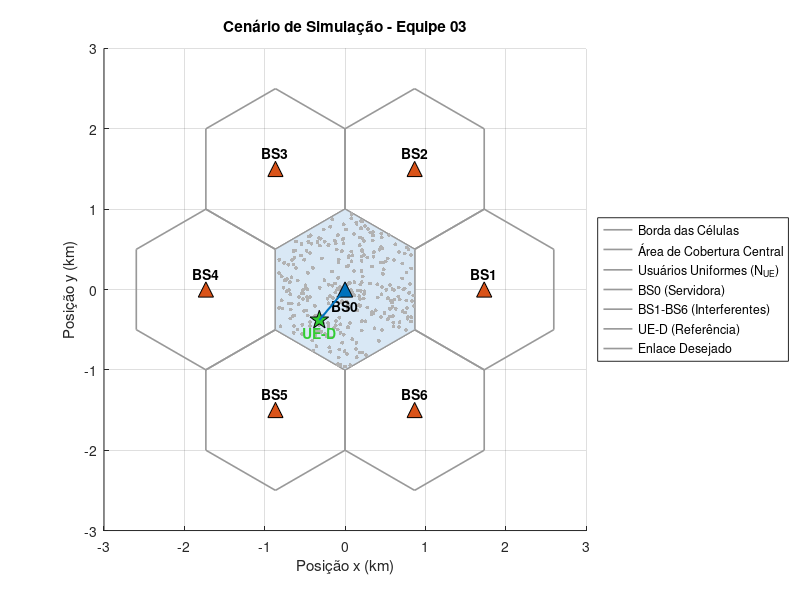

Source code (MATLAB): (Note: this script raises an error after producing the figure.)
% =========================================================================
% APII - Simulação de Comunicações Móveis I
% Equipe 03 | Matrícula Responsável: 603573
% MATHEUS MARCELO COSTA DE SOUZA | DIOGO DE OLIVEIRA SOARES 
% ERIK RAY BARBOSA FALCÃO | ICARO RYAN BARBOSA FALCÃO
% =========================================================================

% Limpeza do ambiente
clear; clc; close all;

% Configuração da semente de números aleatórios
matricula = 603573;
rng(matricula);

% =========================================================================
% Parâmetros do Sistema
% =========================================================================

% -------------------------------------------------------------------------
% Parâmetros Individuais - Tabela 3 (Dígito final 3)
% -------------------------------------------------------------------------
n_PL = 3.0;              % Expoente de perda de percurso (adimensional)
sigma_sh_dB = 8;         % Desvio padrão do sombreamento log-normal (dB)
N_I = 4;                 % Número de interferentes ativos co-canal
fator_reuso = 3;         % Fator de reuso de frequência
ue_ref = 'UE-D';         % Usuário de referência atribuído à equipe

% -------------------------------------------------------------------------
% Parâmetros Fixos - Tabela 2
% -------------------------------------------------------------------------
P_tx_dBm = 40;           % Potência de transmissão da Estação Base (dBm)
PL_0_dB = 30;            % Perda de referência (dB)
d_0_m = 1;               % Distância de referência (metros)
d_0_km = d_0_m / 1000;   % Distância de referência convertida para (km)
B_Hz = 10e6;             % Largura de banda (10 MHz convertido para Hz)
N0_dBm_Hz = -174;        % Densidade espectral de ruído térmico (dBm/Hz)
NF_dB = 7;               % Figura de ruído do receptor (dB)

% =========================================================================
% ITEM 1: Definição e Plotagem do Cenário (Grade Hexagonal e Usuários)
% =========================================================================

% Parâmetros Geométricos Básicos
R = 1;                  % Raio da célula em km (inferido da Figura 1)
D = sqrt(3) * R;        % Distância inter-site (entre centros das células)

% -------------------------------------------------------------------------
% 1. Posicionamento das Estações Base (BS0 a BS6)
% -------------------------------------------------------------------------
% BS0 está na origem. As demais formam um anel ao redor.
angulos_BS = (0:5) * (pi/3); % [0, 60, 120, 180, 240, 300] em radianos
BS_x = [0, D * cos(angulos_BS)]; 
BS_y = [0, D * sin(angulos_BS)];

% -------------------------------------------------------------------------
% 2. Geometria da Grade Hexagonal (Para plotagem e limites)
% -------------------------------------------------------------------------
% Definindo os vértices de um hexágono com "topo pontiagudo" centrado na origem
angulos_hex = (pi/6) : (pi/3) : (2*pi + pi/6);
hex_base_x = R * cos(angulos_hex);
hex_base_y = R * sin(angulos_hex);

% -------------------------------------------------------------------------
% 3. Distribuição Uniforme de Usuários (N_UE) na Área de Cobertura
% -------------------------------------------------------------------------
N_UE = 300; % Quantidade de usuários para visualização no Item 1 
UE_x = zeros(1, N_UE);
UE_y = zeros(1, N_UE);

% Espalhando uniformemente dentro da célula central (BS0) usando Rejeição
cont_ue = 1;
while cont_ue <= N_UE
    % Gera pontos aleatórios num quadrado que circunscreve o hexágono
    px = (rand() - 0.5) * 2 * R;
    py = (rand() - 0.5) * 2 * R;
    
    % Se o ponto gerado cair dentro dos limites do hexágono, nós o salvamos
    if inpolygon(px, py, hex_base_x, hex_base_y)
        UE_x(cont_ue) = px;
        UE_y(cont_ue) = py;
        cont_ue = cont_ue + 1;
    end
end

% Coordenadas exatas do seu Usuário de Referência (UE-D) extraídas da Tabela 1
UE_D_x = -0.32; 
UE_D_y = -0.38;

% -------------------------------------------------------------------------
% 4. Plotagem Completa do Cenário
% -------------------------------------------------------------------------
figure; hold on; grid on; axis equal;
axis([-3 3 -3 3]);
xlabel('Posição x (km)');
ylabel('Posição y (km)');
title('Cenário de Simulação - Equipe 03');

% Desenha a grade hexagonal de todas as 7 células
for i = 1:7
    plot(BS_x(i) + hex_base_x, BS_y(i) + hex_base_y, '-', 'Color', [0.6 0.6 0.6], 'LineWidth', 1.2);
end

% Preenche a célula central com azul claro para destacar a área de cobertura
fill(hex_base_x, hex_base_y, [0.8509 0.9098 0.9608], 'EdgeColor', [0.6 0.6 0.6]);

% Plota a nuvem de usuários uniformes (pontos pequenos e cinzas)
scatter(UE_x, UE_y, 8, [0.7 0.7 0.7], 'filled', 'MarkerEdgeAlpha', 0.5); 

% Plota as Estações Base
scatter(BS_x(1), BS_y(1), 120, '^', 'filled', 'MarkerFaceColor', [0 0.447 0.741], 'MarkerEdgeColor', 'k'); % BS0
scatter(BS_x(2:end), BS_y(2:end), 120, '^', 'filled', 'MarkerFaceColor', [0.85 0.325 0.098], 'MarkerEdgeColor', 'k'); % BS1-6

% Plota o seu Usuário de Referência UE-D (Estrela grande e verde)
plot(UE_D_x, UE_D_y, 'p', 'MarkerSize', 14, 'MarkerFaceColor', [0.2 0.8 0.2], 'MarkerEdgeColor', 'k');

% Rótulos de Texto
text(BS_x(1), BS_y(1) - 0.2, 'BS0', 'HorizontalAlignment', 'center', 'FontWeight', 'bold');
for i = 2:7
    text(BS_x(i), BS_y(i) + 0.2, sprintf('BS%d', i-1), 'HorizontalAlignment', 'center', 'FontWeight', 'bold');
end
text(UE_D_x, UE_D_y - 0.15, 'UE-D', 'HorizontalAlignment', 'center', 'FontWeight', 'bold', 'Color', [0.2 0.8 0.2]);

% Traça o enlace desejado (BS0 -> UE-D)
plot([BS_x(1), UE_D_x], [BS_y(1), UE_D_y], '-', 'Color', [0 0.447 0.741], 'LineWidth', 1.5);

legend('Borda das Células', 'Área de Cobertura Central', 'Usuários Uniformes (N_{UE})', ...
       'BS0 (Servidora)', 'BS1-BS6 (Interferentes)', 'UE-D (Referência)', 'Enlace Desejado', ...
       'Location', 'eastoutside');
hold off;



% =========================================================================
% ITEM 2: Perda de Percurso (Path Loss) para TODOS os pares Tx/Rx
% =========================================================================

% 1. Alocação de memória para as matrizes [7 BSs x N_UE usuários]
dist_BS_UE_km = zeros(7, N_UE);
PL_BS_UE_dB   = zeros(7, N_UE);

% 2. Cálculo em massa para a nuvem de usuários (N_UE)
for b = 1:7
    % Distância da Estação Base 'b' para todos os usuários simultaneamente
    dist_BS_UE_km(b, :) = sqrt((UE_x - BS_x(b)).^2 + (UE_y - BS_y(b)).^2);
    
    % Chamada da função para calcular o Path Loss (vetorizado)
    PL_BS_UE_dB(b, :) = calcula_path_loss(dist_BS_UE_km(b, :), d_0_km, PL_0_dB, n_PL);
end

% 3. Cálculo para o Usuário de Referência (UE-D) contra todas as 7 BSs
dist_BS_UED_km = zeros(7, 1);
PL_BS_UED_dB   = zeros(7, 1);

for b = 1:7
    dist_BS_UED_km(b) = sqrt((UE_D_x - BS_x(b))^2 + (UE_D_y - BS_y(b))^2);
    PL_BS_UED_dB(b)   = calcula_path_loss(dist_BS_UED_km(b), d_0_km, PL_0_dB, n_PL);
end

% 4. Validação contra o valor calculado manualmente (Prova Real)
fprintf('\n===================================================\n');
fprintf('ITEM 2: CÁLCULO E VALIDAÇÃO DA PERDA DE PERCURSO\n');
fprintf('===================================================\n');
fprintf('Malha processada: %d enlaces Tx/Rx calculados.\n\n', 7 * N_UE);
fprintf('--- PROVA REAL DA FUNÇÃO (Baseado no UE-D) ---\n');
fprintf('Par Tx/Rx                : BS0 -> UE-D\n');
fprintf('Distância Simulada (d)   : %.4f km\n', dist_BS_UED_km(1));
fprintf('Path Loss Simulado (PL)  : %.2f dB\n', PL_BS_UED_dB(1));
fprintf('===================================================\n\n');


% =========================================================================
% ITEM 3: Sombreamento Log-Normal (Shadowing) e Validação Estatística
% =========================================================================

% 1. Geração do Sombreamento
% Gera matriz de sombreamento para todas as 7 BSs e a nuvem de N_UE usuários
sh_BS_UE_dB = gera_sombreamento(sigma_sh_dB, 7, N_UE);

% Gera o sombreamento para o seu usuário de referência (UE-D)
sh_BS_UED_dB = gera_sombreamento(sigma_sh_dB, 7, 1);

% 2. Verificação Empírica vs Teórica (Plotagem)
% Para a estatística fazer sentido, pegamos todos os valores gerados na
% matriz sh_BS_UE_dB (7 x 300) e transformamos em um único vetor (2100 amostras)
amostras_sh = sh_BS_UE_dB(:);

figure; hold on; grid on;
title('Item 3: Verificação do Sombreamento Log-Normal (escala em dB)');
xlabel('Atenuação de Sombreamento (dB)');
ylabel('Densidade de Probabilidade (PDF)');

% Plotagem Empírica: Histograma dos dados simulados (normalizado para PDF)
histogram(amostras_sh, 'Normalization', 'pdf', 'FaceColor', [0.7 0.7 0.7], 'EdgeColor', 'w');

% Plotagem Teórica: Curva da Função Densidade de Probabilidade (PDF) Gaussiana
% Criamos um eixo X teórico varrendo do menor ao maior valor gerado
x_teorico = linspace(min(amostras_sh) - 5, max(amostras_sh) + 5, 200);

% Aplicação da equação matemática da PDF Normal (média 0, desvio sigma_sh_dB)
pdf_teorica = (1 / (sigma_sh_dB * sqrt(2*pi))) * exp(-(x_teorico.^2) / (2 * sigma_sh_dB^2));

% Plota a curva teórica por cima do histograma
plot(x_teorico, pdf_teorica, 'LineWidth', 2.5, 'Color', [0.85 0.325 0.098]);

legend('Distribuição Empírica (Simulação)', 'Distribuição Teórica (Equação Matemática)', 'Location', 'best');
hold off;

% 3. Imprime uma validação rápida no console para o UE-D
fprintf('ITEM 3: GERAÇÃO DE SOMBREAMENTO CONCLUÍDA\n');
fprintf('Amostras geradas e validadas: %d\n', length(amostras_sh));
fprintf('Sombreamento gerado para BS0 -> UE-D: %.2f dB\n', sh_BS_UED_dB(1));
fprintf('===================================================\n\n');



% =========================================================================
% ITEM 4: Desvanecimento Rápido (Rayleigh Fading) e Validação Estatística
% =========================================================================

% 1. Geração do Canal para Validação (Amostragem grande)
N_amostras_fading = 100000;
h_fading = gera_fast_fading(1, N_amostras_fading);

% 2. Extração das Métricas Empíricas
envelope_empirico = abs(h_fading);       % Magnitude |h|
potencia_empirica = abs(h_fading).^2;    % Potência |h|^2

% ==================== PLOTAGEM A: ENVELOPE |h| ====================
figure; 
subplot(1, 2, 1); hold on; grid on;
title('Desvanecimento: Envelope |h| (Rayleigh)');
xlabel('Amplitude'); ylabel('PDF');

% Empírico: Histograma normalizado
histogram(envelope_empirico, 'Normalization', 'pdf', 'FaceColor', [0.7 0.7 0.7], 'EdgeColor', 'w');

% Teórico: PDF da Distribuição de Rayleigh (sigma = sqrt(0.5))
x_ray = linspace(0, max(envelope_empirico), 100);
sigma_ray = sqrt(0.5);
pdf_ray_teorica = (x_ray / sigma_ray^2) .* exp(-(x_ray.^2) / (2 * sigma_ray^2));
plot(x_ray, pdf_ray_teorica, 'LineWidth', 2.5, 'Color', [0 0.447 0.741]);

legend('Empírica (Simulada)', 'Teórica (Rayleigh)', 'Location', 'best');

% ==================== PLOTAGEM B: POTÊNCIA |h|^2 ====================
subplot(1, 2, 2); hold on; grid on;
title('Desvanecimento: Potência |h|^2 (Exponencial)');
xlabel('Potência (Linear)'); ylabel('PDF');

% Empírico: Histograma normalizado
histogram(potencia_empirica, 'Normalization', 'pdf', 'FaceColor', [0.7 0.7 0.7], 'EdgeColor', 'w');

% Teórico: PDF da Distribuição Exponencial (média = 1)
x_exp = linspace(0, max(potencia_empirica), 100);
pdf_exp_teorica = exp(-x_exp);
plot(x_exp, pdf_exp_teorica, 'LineWidth', 2.5, 'Color', [0.85 0.325 0.098]);

legend('Empírica (Simulada)', 'Teórica (Exponencial)', 'Location', 'best');
sgtitle('Item 4: Validação do Desvanecimento Rápido (Fast Fading)');

% 3. Imprime a validação de potência no console
fprintf('ITEM 4: GERAÇÃO DE DESVANECIMENTO RÁPIDO\n');
fprintf('Distribuição Escolhida : Rayleigh\n');
fprintf('Potência Média Teórica : 1.0000\n');
fprintf('Potência Média Simulada: %.4f\n', mean(potencia_empirica));
fprintf('===================================================\n\n');


% =========================================================================
% ITEM 5: Ilustracao das Componentes do Canal
% =========================================================================

% 1. Configuração do Percurso Linear (Vetor de Distância)
% Gerando um percurso de 1 a 1000 metros (passos de 1m) para a simulação do canal
d = 1:1:1000; 
N_amostras = length(d);

% -------------------------------------------------------------------------
% Componente 1: Perda de Percurso (Path Loss - Tendência Média)
% -------------------------------------------------------------------------
% Aplicação da Eq. (1)
PL = PL_0_dB + 10 * n_PL * log10(d / d_0_m);
P_rx_avg = P_tx_dBm - PL; % Potência média recebida (apenas perda de percurso)

% -------------------------------------------------------------------------
% Componente 2: Sombreamento Log-Normal (Variação Lenta Correlacionada)
% -------------------------------------------------------------------------
% Para que seja visualmente identificável como uma variação "lenta",
% aplica-se o Modelo de Correlação Espacial de Gudmundson.
delta_d = 1;      % Espaçamento entre as amostras (1 metro)
d_cor = 50;       % Distância de correlação típica urbana (50 metros)
rho = exp(-delta_d / d_cor); % Fator de correlação entre amostras adjacentes

% Inicialização do vetor de sombreamento
X_sigma = zeros(1, N_amostras);

% Amostra inicial gerada a partir da distribuição normal com desvio da main (sigma_sh_dB)
X_sigma(1) = sigma_sh_dB * randn(); 

% Processo autoregressivo de primeira ordem (AR-1) para impor a correlação espacial
for k = 2:N_amostras
    X_sigma(k) = rho * X_sigma(k-1) + sqrt(1 - rho^2) * sigma_sh_dB * randn();
end

% Potência de larga escala (Atenuação Média + Obstáculos)
P_rx_large_scale = P_rx_avg - X_sigma; 

% -------------------------------------------------------------------------
% Componente 3: Desvanecimento Rápido (Fast Fading Rayleigh - Pequena Escala)
% -------------------------------------------------------------------------
% Gerando componentes em fase (I) e quadratura (Q) independentes, Eq. (4)
h_I = randn(1, N_amostras) / sqrt(2);
h_Q = randn(1, N_amostras) / sqrt(2);
h_mag = sqrt(h_I.^2 + h_Q.^2); % Envelope Rayleigh
h_power = h_mag.^2;            % Ganho de potência instantânea (Exponencial)

% Potência Total Recebida (Combinando as 3 camadas do canal), Eq. (5)
P_rx_total = P_rx_large_scale + 10 * log10(h_power);

% -------------------------------------------------------------------------
% Geração do Gráfico Qualitativo (Figure 1)
% -------------------------------------------------------------------------
figure;
plot(d, P_rx_total, 'Color', [0.5 0.5 0.5], 'LineWidth', 0.8); hold on;
plot(d, P_rx_large_scale, 'b', 'LineWidth', 1.8);
plot(d, P_rx_avg, 'r', 'LineWidth', 2.2);
hold off;

% Formatação e Identificação Visual Exigida no PDF
grid on;
title(sprintf('Ilustração Qualitativa das Componentes do Canal (Matrícula Final 3: n = %.1f, \\sigma_{sh} = %d dB)', n_PL, sigma_sh_dB));
xlabel('Distância entre Transmissor e Receptor (m)');
ylabel('Potência Recebida (dBm)');
legend('Sinal Total (Path Loss + Sombreamento + Desvanecimento Rápido)', ...
       'Larga Escala (Path Loss + Sombreamento)', ...
       'Tendência Média (Apenas Path Loss)', ...
       'Location', 'southwest');

% Ajuste de limites para melhor visualização
xlim([0 1000]);
ylim([min(P_rx_total)-5, max(P_rx_total)+5]);


% =========================================================================
% ITEM 6: Calculo da Potencia
% =========================================================================

% Geração da matriz de desvanencimento:
h_fading_matriz = gera_fast_fading(7, N_UE);

P_rx_linear = calcula_potencia_rx(P_tx_dBm, PL_BS_UE_dB, sh_BS_UE_dB, h_fading_matriz);

% =========================================================================
% ITEM 7: Cálculo da SINR
% =========================================================================

% Cálculo do Ruído:
N0_linear = 10^((N0_dBm_Hz + NF_dB) / 10); 
P_ruido = N0_linear * B_Hz;

[SINR_lin, SINR_dB_vetor] = calcula_sinr(P_rx_linear, P_ruido, N_I);

% PRINT
fprintf('ITEM 7: Cálculo da SINR\n');
fprintf('SINR média: %.2f dB\n', mean(SINR_dB_vetor));

% =========================================================================
% ITEM 8: Cálculo da taxa de transmiss˜ao
% =========================================================================
Taxa_Mbps_vetor = calcula_taxa(SINR_lin, B_Hz);

% PRINT
fprintf('ITEM 8: Cálculo da da taxa de transmiss˜ao\n');
fprintf('Taxa média: %.2f Mbps\n', mean(Taxa_Mbps_vetor));


% =========================================================================
% ITEM 9: Simulação em Larga Escala (Monte Carlo)
% =========================================================================
% Repete-se o cenário (Itens 2 a 8) para um número muito maior de
% realizações de usuários e de canal, de forma a obter estatísticas
% (CDFs) confiáveis para a SINR e para a taxa de transmissão.

N_MC = 20000; % Número de "drops" de usuários simulados (Monte Carlo)

% -------------------------------------------------------------------------
% 1. Geração vetorizada de N_MC usuários uniformes na célula central (BS0)
% -------------------------------------------------------------------------
% A área do hexágono corresponde a aproximadamente 90,7% da área do
% quadrado que o circunscreve. Geramos candidatos em lotes (em vez de um
% a um) para acelerar a rejeição, mantendo o mesmo método usado no Item 1.
MC_UE_x = zeros(1, N_MC);
MC_UE_y = zeros(1, N_MC);

cont_mc = 0;
while cont_mc < N_MC
    n_falta = N_MC - cont_mc;
    n_lote  = ceil(n_falta / 0.85); % margem de segurança sobre a razão de área

    px = (rand(1, n_lote) - 0.5) * 2 * R;
    py = (rand(1, n_lote) - 0.5) * 2 * R;

    dentro = inpolygon(px, py, hex_base_x, hex_base_y);
    px = px(dentro);
    py = py(dentro);

    n_aceitos = min(length(px), n_falta);
    MC_UE_x(cont_mc + 1 : cont_mc + n_aceitos) = px(1:n_aceitos);
    MC_UE_y(cont_mc + 1 : cont_mc + n_aceitos) = py(1:n_aceitos);
    cont_mc = cont_mc + n_aceitos;
end

% -------------------------------------------------------------------------
% 2. Perda de percurso para os N_MC usuários, contra as 7 BSs
% -------------------------------------------------------------------------
dist_MC_km = zeros(7, N_MC);
PL_MC_dB   = zeros(7, N_MC);

for b = 1:7
    dist_MC_km(b, :) = sqrt((MC_UE_x - BS_x(b)).^2 + (MC_UE_y - BS_y(b)).^2);
    PL_MC_dB(b, :)   = calcula_path_loss(dist_MC_km(b, :), d_0_km, PL_0_dB, n_PL);
end

% -------------------------------------------------------------------------
% 3. Sombreamento e desvanecimento rápido i.i.d. para cada realização
% -------------------------------------------------------------------------
sh_MC_dB    = gera_sombreamento(sigma_sh_dB, 7, N_MC);
h_MC_fading = gera_fast_fading(7, N_MC);

% -------------------------------------------------------------------------
% 4. Potência recebida, SINR e taxa de transmissão para os N_MC usuários
% -------------------------------------------------------------------------
P_rx_MC_linear = calcula_potencia_rx(P_tx_dBm, PL_MC_dB, sh_MC_dB, h_MC_fading);
[SINR_MC_lin, SINR_MC_dB] = calcula_sinr(P_rx_MC_linear, P_ruido, N_I);
Taxa_MC_Mbps = calcula_taxa(SINR_MC_lin, B_Hz);

fprintf('\n===================================================\n');
fprintf('ITEM 9: SIMULAÇÃO EM LARGA ESCALA (MONTE CARLO)\n');
fprintf('===================================================\n');
fprintf('Realizações simuladas (N_MC): %d usuários\n', N_MC);
fprintf('SINR média simulada  : %.2f dB\n', mean(SINR_MC_dB));
fprintf('Taxa média simulada  : %.2f Mbps\n', mean(Taxa_MC_Mbps));
fprintf('===================================================\n\n');


% =========================================================================
% ITEM 10: Geração das CDFs
% =========================================================================
% CDF empírica da SINR (dB) e da taxa de transmissão (Mbps), obtidas a
% partir de todos os N_MC usuários simulados no Item 9.

[x_SINR_cdf, F_SINR_cdf] = calcula_cdf_empirica(SINR_MC_dB);
[x_Taxa_cdf, F_Taxa_cdf] = calcula_cdf_empirica(Taxa_MC_Mbps);

figure;

subplot(1, 2, 1); hold on; grid on;
plot(x_SINR_cdf, F_SINR_cdf, 'LineWidth', 2, 'Color', [0 0.447 0.741]);
xlabel('SINR (dB)');
ylabel('CDF F(x)');
title('CDF Empírica da SINR');

subplot(1, 2, 2); hold on; grid on;
plot(x_Taxa_cdf, F_Taxa_cdf, 'LineWidth', 2, 'Color', [0.85 0.325 0.098]);
xlabel('Taxa de Transmissão (Mbps)');
ylabel('CDF F(x)');
title('CDF Empírica da Taxa de Transmissão');

sgtitle(sprintf('Item 10: CDFs Empíricas (N_{MC} = %d usuários)', N_MC));

fprintf('ITEM 10: GERAÇÃO DAS CDFs CONCLUÍDA\n');
fprintf('P(SINR <= 0 dB)         : %.2f%%\n', 100 * mean(SINR_MC_dB <= 0));
fprintf('Taxa mediana (50%%)      : %.2f Mbps\n', median(Taxa_MC_Mbps));
fprintf('===================================================\n\n');


% =========================================================================
% ITEM 11: Análise de Sensibilidade
% =========================================================================
% Repetimos a simulação de larga escala variando dois parâmetros do
% sistema (sigma_sh e N_I), mantendo os demais fixos e reaproveitando as
% mesmas posições de usuários (MC_UE_x, MC_UE_y) e, portanto, o mesmo
% Path Loss (PL_MC_dB) do Item 9. Isso isola o efeito de cada parâmetro
% sobre as CDFs, sem misturar variações de geometria.

% -------------------------------------------------------------------------
% Análise 1: Variação do desvio padrão do sombreamento (sigma_sh)
% -------------------------------------------------------------------------
vetor_sigma_sh = [4, 8, 12]; % dB (baixo, nominal da equipe, alto)
cores_sigma = {[0 0.447 0.741], [0.85 0.325 0.098], [0.466 0.674 0.188]};

figure; hold on; grid on;
for k = 1:length(vetor_sigma_sh)
    sigma_atual = vetor_sigma_sh(k);

    sh_temp  = gera_sombreamento(sigma_atual, 7, N_MC);
    h_temp   = gera_fast_fading(7, N_MC);
    Prx_temp = calcula_potencia_rx(P_tx_dBm, PL_MC_dB, sh_temp, h_temp);
    [~, SINR_temp_dB] = calcula_sinr(Prx_temp, P_ruido, N_I);

    [x_temp, F_temp] = calcula_cdf_empirica(SINR_temp_dB);
    plot(x_temp, F_temp, 'LineWidth', 2, 'Color', cores_sigma{k}, ...
        'DisplayName', sprintf('\\sigma_{sh} = %d dB', sigma_atual));
end
xlabel('SINR (dB)');
ylabel('CDF F(x)');
title('Item 11: Sensibilidade da CDF de SINR ao Sombreamento (\sigma_{sh})');
legend('Location', 'southeast');
hold off;

% -------------------------------------------------------------------------
% Análise 2: Variação do número de interferentes ativos (N_I)
% -------------------------------------------------------------------------
% Aqui reaproveitamos diretamente P_rx_MC_linear (Item 9), pois apenas a
% forma de somar a interferência muda, não a potência recebida em si.
vetor_N_I = [1, 2, 4, 6];
cores_NI = {[0 0.447 0.741], [0.85 0.325 0.098], [0.466 0.674 0.188], [0.494 0.184 0.556]};

figure; hold on; grid on;
for k = 1:length(vetor_N_I)
    NI_atual = vetor_N_I(k);

    [~, SINR_temp_dB] = calcula_sinr(P_rx_MC_linear, P_ruido, NI_atual);
    [x_temp, F_temp] = calcula_cdf_empirica(SINR_temp_dB);

    plot(x_temp, F_temp, 'LineWidth', 2, 'Color', cores_NI{k}, ...
        'DisplayName', sprintf('N_I = %d', NI_atual));
end
xlabel('SINR (dB)');
ylabel('CDF F(x)');
title('Item 11: Sensibilidade da CDF de SINR ao Número de Interferentes (N_I)');
legend('Location', 'southeast');
hold off;

fprintf('ITEM 11: ANÁLISE DE SENSIBILIDADE CONCLUÍDA\n');
fprintf('Parâmetros variados: sigma_sh (sombreamento) e N_I (interferentes)\n');
fprintf('Tendência esperada 1: sigma_sh maior -> CDF mais espalhada (maior\n');
fprintf('  variância da SINR), com cauda inferior mais pesada (mais usuários\n');
fprintf('  em outage), embora a média em dB pouco se altere.\n');
fprintf('Tendência esperada 2: N_I maior -> mais potência interferente somada\n');
fprintf('  -> CDF da SINR desloca-se para a esquerda (piora), reduzindo a\n');
fprintf('  taxa de transmissão de forma sistemática.\n');
fprintf('===================================================\n\n');


% =========================================================================
% ITEM 12 (QUESTÃO DESAFIO): Controle de Potência Fracionário
% =========================================================================
% Refaz a simulação completa de larga escala (Item 9) introduzindo um
% esquema de controle de potência fracionário (FPC), no qual a potência
% de transmissão de cada enlace compensa PARCIALMENTE a perda de percurso
% (ver calcula_controle_potencia.m). Reaproveitamos EXATAMENTE as mesmas
% posições de usuários (MC_UE_x, MC_UE_y), o mesmo Path Loss (PL_MC_dB) e
% as mesmas realizações de sombreamento (sh_MC_dB) e desvanecimento
% rápido (h_MC_fading) do Item 9, de forma a isolar unicamente o efeito
% do controle de potência (comparação "com" vs "sem" pareada/justa).

% -------------------------------------------------------------------------
% 1. Parâmetros do controle de potência fracionário
% -------------------------------------------------------------------------
P_max_dBm = P_tx_dBm;      % Potência máxima de transmissão (40 dBm, igual ao cenário original)
P_min_dBm = P_max_dBm - 20; % Potência mínima de transmissão (assumida: 20 dB de faixa dinâmica)
alpha_PC  = 0.6;            % Fator de compensação fracionário (0 = sem controle, 1 = compensação total)

% Perdas de percurso de referência que definem a faixa de normalização:
% PL_min_ref -> perda de percurso bem próximo da BS (distância d0)
% PL_max_ref -> perda de percurso na borda da célula (distância R)
PL_min_ref_dB = calcula_path_loss(d_0_km, d_0_km, PL_0_dB, n_PL);
PL_max_ref_dB = calcula_path_loss(R,      d_0_km, PL_0_dB, n_PL);

% -------------------------------------------------------------------------
% 2. Potência de transmissão controlada para cada enlace (7 BSs x N_MC)
% -------------------------------------------------------------------------
P_tx_PC_dB_MC = calcula_controle_potencia(PL_MC_dB, alpha_PC, P_max_dBm, P_min_dBm, ...
                                           PL_min_ref_dB, PL_max_ref_dB);

% -------------------------------------------------------------------------
% 3. Potência recebida, SINR e taxa de transmissão -- CENÁRIO COM CONTROLE
% -------------------------------------------------------------------------
P_rx_PC_MC_linear = calcula_potencia_rx(P_tx_PC_dB_MC, PL_MC_dB, sh_MC_dB, h_MC_fading);
[SINR_PC_MC_lin, SINR_PC_MC_dB] = calcula_sinr(P_rx_PC_MC_linear, P_ruido, N_I);
Taxa_PC_MC_Mbps = calcula_taxa(SINR_PC_MC_lin, B_Hz);

% -------------------------------------------------------------------------
% 4. CDFs empíricas: SEM controle (Item 9/10) vs. COM controle
% -------------------------------------------------------------------------
[x_SINR_PC_cdf, F_SINR_PC_cdf] = calcula_cdf_empirica(SINR_PC_MC_dB);
[x_Taxa_PC_cdf, F_Taxa_PC_cdf] = calcula_cdf_empirica(Taxa_PC_MC_Mbps);

figure;

subplot(1, 2, 1); hold on; grid on;
plot(x_SINR_cdf,    F_SINR_cdf,    'LineWidth', 2, 'Color', [0.6 0.6 0.6], 'DisplayName', 'Sem controle de potência');
plot(x_SINR_PC_cdf, F_SINR_PC_cdf, 'LineWidth', 2, 'Color', [0.85 0.325 0.098], 'DisplayName', sprintf('Com controle (\\alpha = %.1f)', alpha_PC));
xlabel('SINR (dB)');
ylabel('CDF F(x)');
title('CDF da SINR: Com vs. Sem Controle de Potência');
legend('Location', 'southeast');
hold off;

subplot(1, 2, 2); hold on; grid on;
plot(x_Taxa_cdf,    F_Taxa_cdf,    'LineWidth', 2, 'Color', [0.6 0.6 0.6], 'DisplayName', 'Sem controle de potência');
plot(x_Taxa_PC_cdf, F_Taxa_PC_cdf, 'LineWidth', 2, 'Color', [0 0.447 0.741], 'DisplayName', sprintf('Com controle (\\alpha = %.1f)', alpha_PC));
xlabel('Taxa de Transmissão (Mbps)');
ylabel('CDF F(x)');
title('CDF da Taxa: Com vs. Sem Controle de Potência');
legend('Location', 'southeast');
hold off;

sgtitle(sprintf('Item 12 (Desafio): Efeito do Controle de Potência Fracionário (\\alpha = %.1f, N_{MC} = %d)', alpha_PC, N_MC));

% -------------------------------------------------------------------------
% 5. Gráfico de apoio: potência de transmissão aplicada vs. distância
%    (evidencia visualmente a lógica do controle fracionário: usuários
%    próximos da BS transmitem menos, usuários de borda seguem em P_max)
% -------------------------------------------------------------------------
figure; hold on; grid on;
scatter(dist_MC_km(1, :), P_tx_PC_dB_MC(1, :), 6, [0.2 0.4 0.8], 'filled', 'MarkerFaceAlpha', 0.25);
yline(P_max_dBm, '--', 'Color', [0.6 0.6 0.6], 'LineWidth', 1.5, 'DisplayName', 'P_{max} (sem controle)');
xlabel('Distância à BS servidora (km)');
ylabel('Potência de Transmissão P_{tx} (dBm)');
title(sprintf('Item 12 (Desafio): Potência Aplicada pelo Controle Fracionário (\\alpha = %.1f)', alpha_PC));
legend('Enlaces BS0 \rightarrow Usuários simulados', 'Location', 'southeast');
hold off;

% -------------------------------------------------------------------------
% 6. Métricas quantitativas para responder às 3 perguntas do desafio
% -------------------------------------------------------------------------
% Usuários de "borda de célula": definidos aqui como os 10% mais distantes
% da própria BS servidora (BS0), i.e. distância >= percentil 90 dentre os
% usuários simulados no Item 9.
limiar_borda_km = prctile(dist_MC_km(1, :), 90);
mask_borda = dist_MC_km(1, :) >= limiar_borda_km;

SINR_media_sem  = mean(SINR_MC_dB);
SINR_media_com  = mean(SINR_PC_MC_dB);
SINR_borda_sem  = mean(SINR_MC_dB(mask_borda));
SINR_borda_com  = mean(SINR_PC_MC_dB(mask_borda));

% Nível de interferência percebido pelos demais usuários (soma da potência
% das N_I interferentes mais fortes, em escala linear -> média em dBm)
Interf_sem_linear = sum(P_rx_MC_linear(2:(N_I + 1), :), 1);
Interf_com_linear = sum(P_rx_PC_MC_linear(2:(N_I + 1), :), 1);
Interf_media_sem_dBm = 10 * log10(mean(Interf_sem_linear));
Interf_media_com_dBm = 10 * log10(mean(Interf_com_linear));

% Índice de justiça de Jain (Jain's Fairness Index) sobre a taxa de cada usuário
jain_index = @(x) (sum(x)).^2 / (numel(x) * sum(x.^2));
Jain_sem = jain_index(Taxa_MC_Mbps);
Jain_com = jain_index(Taxa_PC_MC_Mbps);

% Capacidade agregada do sistema (soma das taxas de todos os usuários
% simulados) - usada aqui como proxy comparativo de capacidade total
Cap_agregada_sem = sum(Taxa_MC_Mbps);
Cap_agregada_com = sum(Taxa_PC_MC_Mbps);

fprintf('\n===================================================\n');
fprintf('ITEM 12 (QUESTÃO DESAFIO): CONTROLE DE POTÊNCIA FRACIONÁRIO\n');
fprintf('===================================================\n');
fprintf('Parâmetros: alpha_PC = %.2f | P_max = %d dBm | P_min = %d dBm\n', alpha_PC, P_max_dBm, P_min_dBm);
fprintf('Usuários de borda considerados: %.0f%% mais distantes (d >= %.3f km)\n\n', 10, limiar_borda_km);

fprintf('--- (1) SINR média vs. SINR de borda ---\n');
fprintf('SINR média geral   : sem controle = %.2f dB | com controle = %.2f dB | Delta = %+.2f dB\n', ...
        SINR_media_sem, SINR_media_com, SINR_media_com - SINR_media_sem);
fprintf('SINR média (borda) : sem controle = %.2f dB | com controle = %.2f dB | Delta = %+.2f dB\n\n', ...
        SINR_borda_sem, SINR_borda_com, SINR_borda_com - SINR_borda_sem);

fprintf('--- (2) Nível de interferência percebido pelos demais usuários ---\n');
fprintf('Interferência média: sem controle = %.2f dBm | com controle = %.2f dBm | Delta = %+.2f dB\n\n', ...
        Interf_media_sem_dBm, Interf_media_com_dBm, Interf_media_com_dBm - Interf_media_sem_dBm);

fprintf('--- (3) Trade-off entre justiça (fairness) e capacidade agregada ---\n');
fprintf('Índice de Jain (taxa): sem controle = %.4f | com controle = %.4f | Delta = %+.4f\n', ...
        Jain_sem, Jain_com, Jain_com - Jain_sem);
fprintf('Capacidade agregada  : sem controle = %.1f Mbps | com controle = %.1f Mbps | Delta = %+.2f%%\n', ...
        Cap_agregada_sem, Cap_agregada_com, 100 * (Cap_agregada_com - Cap_agregada_sem) / Cap_agregada_sem);
fprintf('===================================================\n\n');
